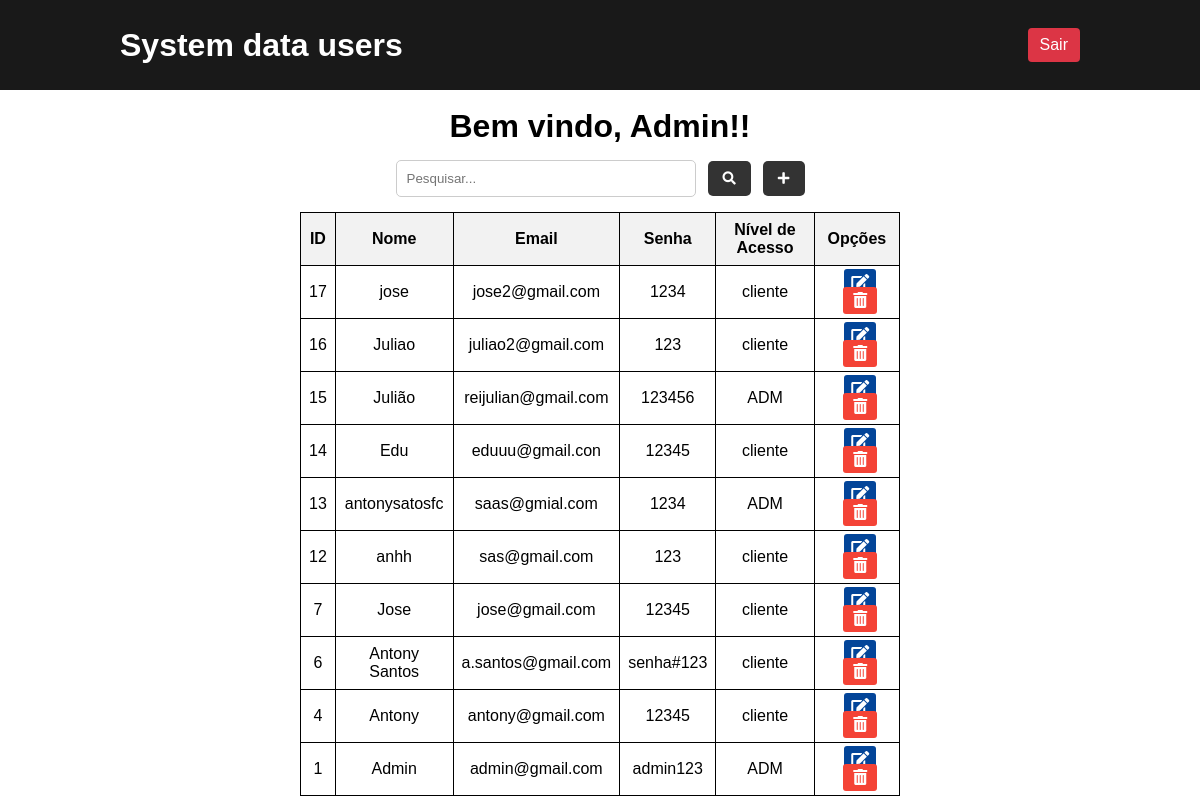
The page /public/pages/system.php (signed in) on the database its author committed.
### tables this page shows
CREATE TABLE usuarios (
    id INTEGER PRIMARY KEY AUTOINCREMENT,
    nome TEXT NOT NULL,
    email TEXT NOT NULL UNIQUE,
    senha TEXT NOT NULL,
    nivel_acesso_id INTEGER NOT NULL, nivel_acesso INTEGER,
    FOREIGN KEY (nivel_acesso_id) REFERENCES niveis_acesso(id)
);

CREATE TABLE niveis_acesso (
    id INTEGER PRIMARY KEY AUTOINCREMENT,
    nome TEXT NOT NULL
);

### public/pages/system.php (the view, shortened to what this page needs)
<?php
$userLogado = $_SESSION["email"];
$conexao = new PDO("sqlite:../../app/config/plataforma.db");
$conexao->setAttribute(PDO::ATTR_ERRMODE, PDO::ERRMODE_EXCEPTION);
$stmt = $conexao->prepare("SELECT nome FROM usuarios WHERE email = :email");
$stmt->bindParam(':email', $userLogado);
$stmt->execute();
$dadosUsuario = $stmt->fetch(PDO::FETCH_ASSOC);
$nomeUsuario = $dadosUsuario['nome'];
if (!empty($_GET["search"])) {
  $data = $_GET["search"];
  $sql = "SELECT u.id, u.nome, u.email, u.senha, na.nome AS nivel_acesso
          FROM usuarios u
          INNER JOIN niveis_acesso na ON u.nivel_acesso_id = na.id
          WHERE u.id LIKE '%$data%' OR u.nome LIKE '%$data%' OR u.email LIKE '%$data%'
          ORDER BY u.id DESC";
} else {
  $sql = "SELECT u.id, u.nome, u.email, u.senha, na.nome AS nivel_acesso
          FROM usuarios u
          INNER JOIN niveis_acesso na ON u.nivel_acesso_id = na.id
          ORDER BY u.id DESC";
}
$result = $conexao->query($sql);
?>
<!DOCTYPE html>
<html lang="pt-br">
<head>
  <link rel="stylesheet" href="../assets/css/system.css" />
  <link rel="stylesheet" href="https://cdnjs.cloudflare.com/ajax/libs/font-awesome/5.15.4/css/all.min.css">
</head>
<body>
  <div>
    <header>
      <div class="container">
        <h1>System data users</h1>
        <a href="../../app/controllers/sair.php">Sair</a>
      </div>
    </header>
    <br/>
    <h1>Bem vindo, <?php echo $nomeUsuario; ?>!!</h1>
    <div class="container-inputs">
      <input type="search" placeholder="Pesquisar..." id="search">
      <button type="submit" onclick="searchData()" id="searchButton">
        <i class='fas fa-search'></i>
      </button>
      <form action="../../app/controllers/add.php" method="post">
        <button type="submit" name="submit" id="addButton">
          <i class="fas fa-plus"></i>
        </button>
      </form>
    </div>
    <div class="table-container">
      <table>
          <thead>
              <tr>
                  <th>ID</th>
                  <th>Nome</th>
                  <th>Email</th>
                  <th>Senha</th>
                  <th>Nível de Acesso</th>
                  <th>Opções</th>
              </tr>
          </thead>
          <tbody>
            <?php while ($row = $result->fetch(PDO::FETCH_ASSOC)) {
              echo "<tr>";
              echo "<td>" . $row["id"] . "</td>";
              echo "<td>" . $row["nome"] . "</td>";
              echo "<td>" . $row["email"] . "</td>";
              echo "<td>" . $row["senha"] . "</td>";
              echo "<td>" . $row["nivel_acesso"] . "</td>";
              echo "<td>";
              echo "<a href='../../app/controllers/edit.php?id=" . $row['id'] . "' class='edit'>
                      <i class='fas fa-edit'></i>
                    </a>";
              echo "<a href='../../app/controllers/delete.php?id=" . $row['id'] . "' class='delete'>
                      <i class='fas fa-trash-alt'></i>
                    </a>";
              echo "</td>";
              echo "</tr>";
            } ?>
          </tbody>
      </table>
    </div>
  </div>
</body>
</html>

### public/assets/css/system.css (style rules this page uses)
body { margin: 0; font-family: Arial, sans-serif; text-align: center; }
header { background: rgba(0, 0, 0, 0.9); color: #fff; padding: 10px 0; height: 70px; }
.container { display: flex; justify-content: space-between; align-items: center; max-width: 960px; margin: 0 auto; padding: 0 20px; height: 100%; }
.container-inputs { display: flex; align-items: center; justify-content: center; }
h1 { margin: 0; }
a { padding: 8px 12px; background-color: #dc3545; color: #fff; border: none; border-radius: 4px; text-decoration: none; cursor: pointer; transition: background-color 0.3s; }
.table-container { width: 100%; display: flex; justify-content: center; align-items: center; }
#searchButton { margin: 0 12px; }
table { width: 50%; border-collapse: collapse; }
table, th, td { border: 1px solid #000; padding: 8px; text-align: left; text-align: center; }
th { background-color: #f2f2f2; }
.edit, .delete { padding: 5px 10px; text-decoration: none; color: white; border-radius: 3px; margin-left: 7px; }
.edit { padding: 5px 7px ; background-color: #034599; }
.delete { background-color: #f44336; }
input[type="search"] { padding: 10px; border: 1px solid #ccc; border-radius: 5px; width: 300px; outline: none; margin: 15px 0px; }
button[type="submit"] { padding: 10px 15px; background-color: #333; color: white; border: none; border-radius: 5px; cursor: pointer; }

### rows shown on the page
usuarios: nome "Admin", id "1", email "admin@gmail.com", senha "admin123", nivel_acesso.nome "ADM"
usuarios: id "17", nome "jose", email "jose2@gmail.com", senha "1234", nivel_acesso.nome "cliente"
usuarios: id "16", nome "Juliao", email "juliao2@gmail.com", senha "123", nivel_acesso.nome "cliente"
usuarios: id "15", nome "Julião", email "reijulian@gmail.com", senha "123456", nivel_acesso.nome "ADM"
usuarios: id "14", nome "Edu", email "eduuu@gmail.con", senha "12345", nivel_acesso.nome "cliente"
usuarios: id "13", nome "antonysatosfc", email "saas@gmial.com", senha "1234", nivel_acesso.nome "ADM"
usuarios: id "12", nome "anhh", email "sas@gmail.com", senha "123", nivel_acesso.nome "cliente"
usuarios: id "7", nome "Jose", email "jose@gmail.com", senha "12345", nivel_acesso.nome "cliente"
usuarios: id "6", nome "Antony Santos", email "a.santos@gmail.com", senha "senha#123", nivel_acesso.nome "cliente"
usuarios: id "4", nome "Antony", email "antony@gmail.com", senha "12345", nivel_acesso.nome "cliente"
